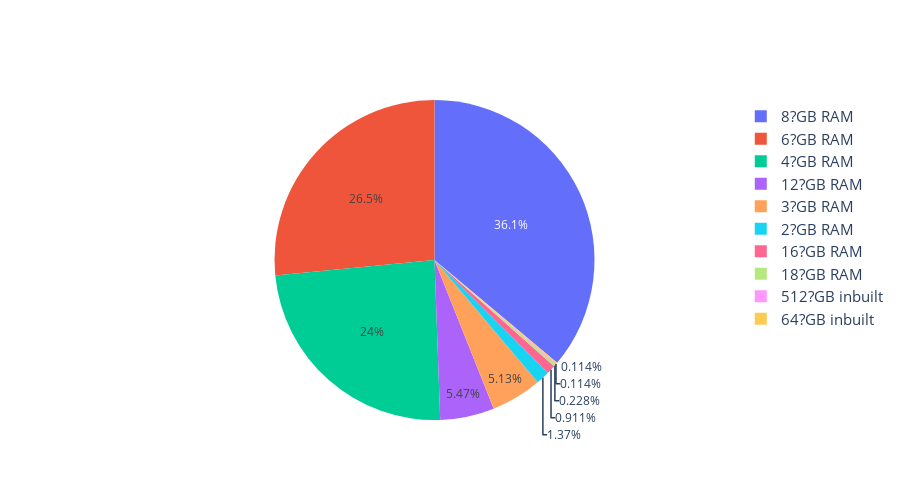

The code cell stored with this chart in its notebook:
### Code cell
percentage_ram = data['ram'].value_counts()
fig = px.pie(percentage_ram, values=percentage_ram.values, names=percentage_ram.index)
fig = go.Figure(data=[go.Pie(labels=percentage_ram.index, values=percentage_ram.values)])
fig.update_layout(legend={'font': {'size': 15}, })
fig.update_layout(
    width=900,
    height=500
)
fig.show()

### Figure 1 — Plotly figure (JSON) as saved in the notebook; plotly's stock layout.template omitted (floating-point values rounded to 4 significant figures)
{"data": [{"labels": ["8?GB RAM", "6?GB RAM", "4?GB RAM", "12?GB RAM", "3?GB RAM", "2?GB RAM", "16?GB RAM", "18?GB RAM", "512?GB inbuilt", "64?GB inbuilt"], "type": "pie", "values": [317, 233, 211, 48, 45, 12, 8, 2, 1, 1]}], "layout": {"height": 500, "legend": {"font": {"size": 15}}, "width": 900}}
